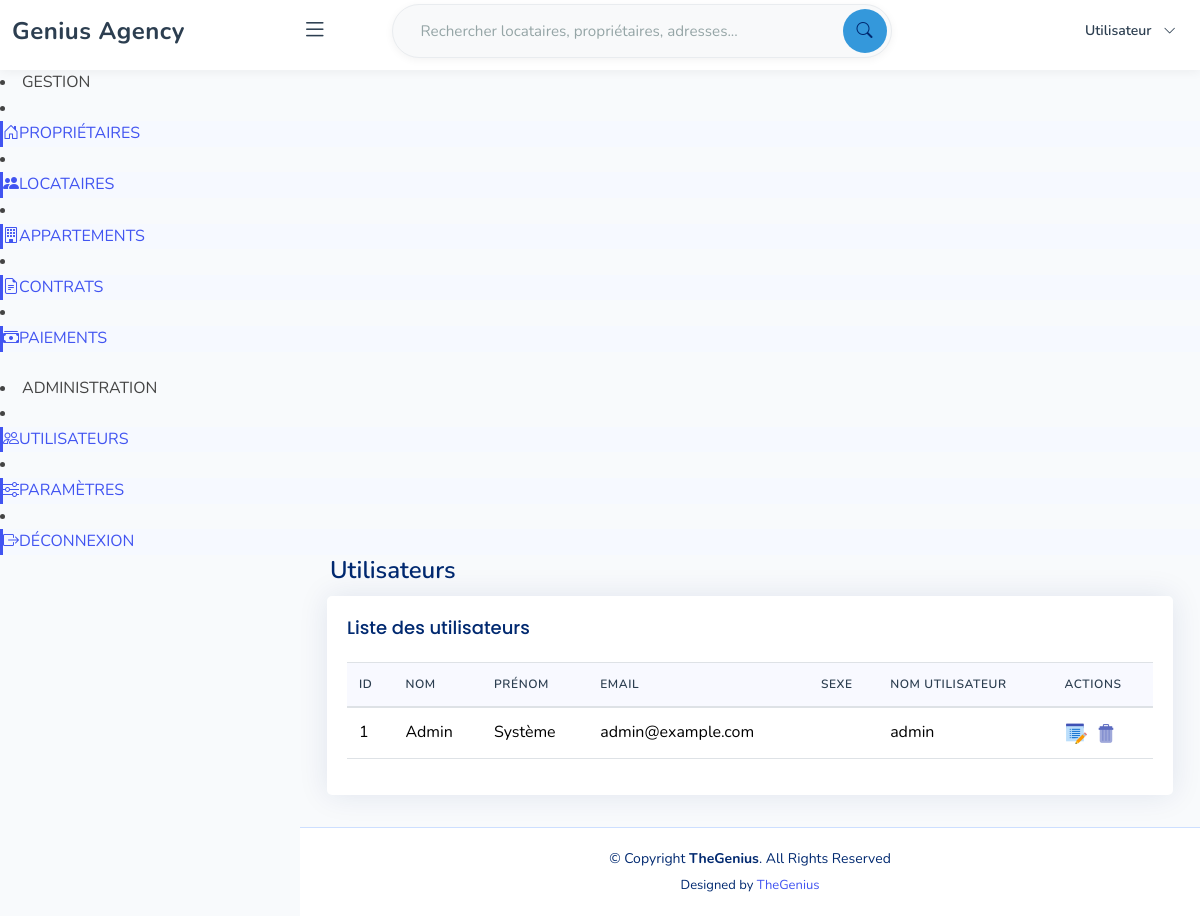
Page /pages/liste_utilisateur.php on the earlier database version.
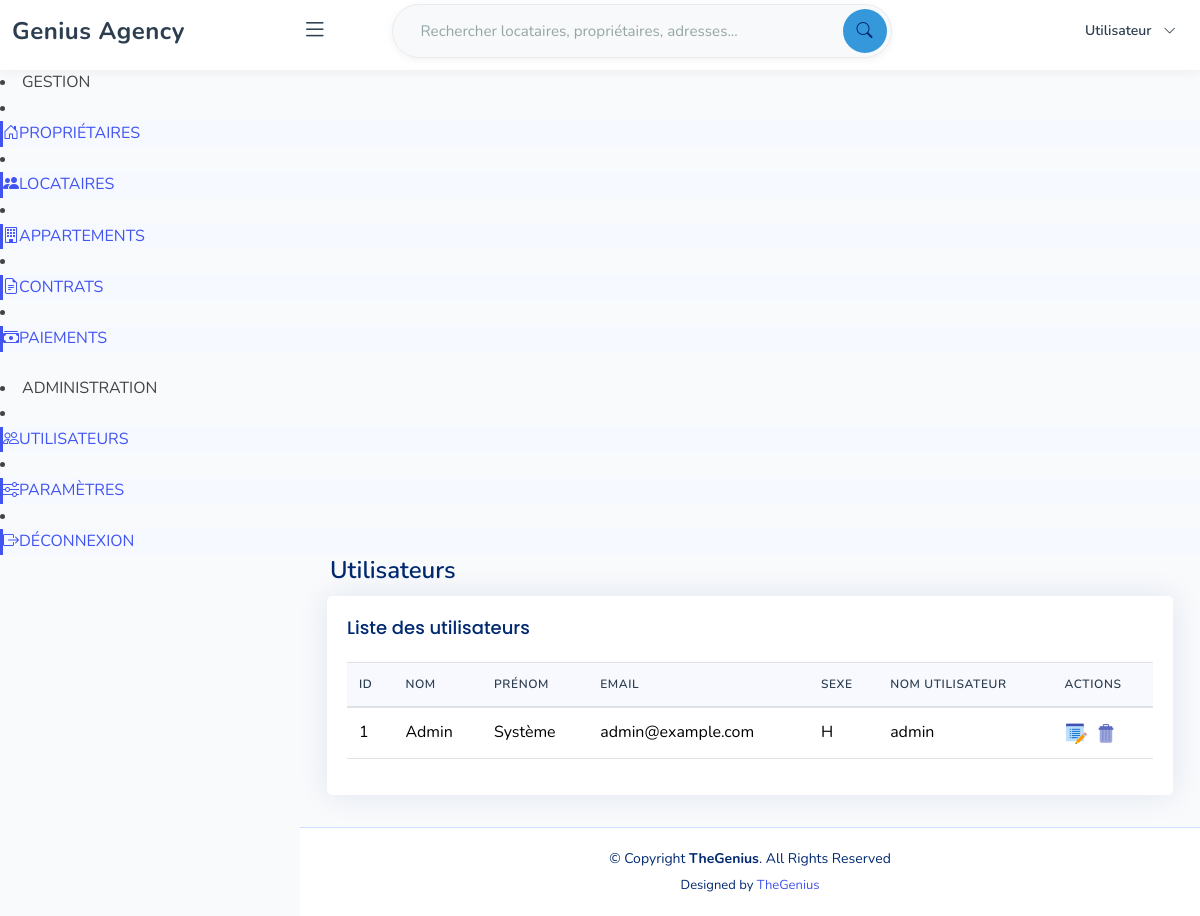
Same page on the later database version.
### tables this page shows
CREATE TABLE utilisateurs (
    id INT NOT NULL AUTO_INCREMENT,
    nom VARCHAR(100),
    prenom VARCHAR(100),
    email VARCHAR(150),
    sexe ENUM('H', 'F', 'Autre') NOT NULL DEFAULT 'Autre',
    nomutilisateur VARCHAR(100) UNIQUE,
    motdepasse VARCHAR(255),
    role ENUM('admin', 'gestionnaire') DEFAULT 'gestionnaire',
    PRIMARY KEY (id)
);

### classes/Auto.php (called while the page is built, shortened)
<?php
class Charge
{
    public static function urhc($klasla)
    {
        $klasla = str_replace(__NAMESPACE__.'\\','', $klasla);
        $chimen = __DIR__.'/'.$klasla.'.php';
    }
}

### classes/Database.php (called while the page is built, shortened)
<?php
class Database
{
    private static $host = 'localhost';
    private static $dbname = 'location_appartement';
    private static $user = 'root';
    private static $password = '';
    private static $pdo = null;
    public static function connect()
    {
        if (self::$pdo === null) {
            try {
                self::$pdo = new PDO(
                    "mysql:host=" . self::$host . ";dbname=" . self::$dbname . ";charset=utf8",
                    self::$user,
                    self::$password
                );
                self::$pdo->setAttribute(PDO::ATTR_ERRMODE, PDO::ERRMODE_EXCEPTION);
                self::$pdo->setAttribute(PDO::ATTR_DEFAULT_FETCH_MODE, PDO::FETCH_ASSOC);
            } catch (PDOException $e) {
                die("Erreur de connexion : " . $e->getMessage());
            }
        }
        return self::$pdo;
    }
}

### classes/Utilisateur.php (called while the page is built, shortened)
<?php
require_once 'Database.php';
class Utilisateur {
    private $pdo;
    public function __construct($id = null, $nom = '', $prenom = '', $email = '', $username = '', $motDePasse = '', $role = '') {
        $this->pdo = Database::connect();
    }
    public function getAll() {
        $stmt = $this->pdo->query("SELECT * FROM utilisateurs");
        return $stmt->fetchAll(PDO::FETCH_ASSOC);
    }
}
?>

### pages/liste_utilisateur.php (the view, shortened to what this page needs)
<?php
require_once '../classes/Auto.php';
$utilisateurObj = new Utilisateur();
$users = $utilisateurObj->getAll();
?>
<!DOCTYPE html>
<html lang="en">
<?php include("../pages/head.php"); ?>
<body>
<?php include("../pages/header.php"); ?>
<?php include("../pages/menu.php"); ?>
<main id="main" class="main">
    <div class="pagetitle">
      <h1>Utilisateurs</h1>
    </div>
    <section class="section">
      <div class="row">
        <div class="col-lg-12">
          <div class="card">
            <div class="card-body">
              <h5 class="card-title">Liste des utilisateurs</h5>
              <table class="table datatable">
                <thead>
                  <tr>
                    <th>ID</th>
                    <th>Nom</th>
                    <th>Prénom</th>
                    <th>Email</th>
                    <th>Sexe</th>
                    <th>Nom Utilisateur</th>
                    <th>Actions</th>
                  </tr>
                </thead>
                <tbody>
                  <?php foreach ($users as $utilisateur): ?>
                    <tr>
                      <td><?= htmlspecialchars($utilisateur['id']) ?></td>
                      <td><?= htmlspecialchars($utilisateur['nom']) ?></td>
                      <td><?= htmlspecialchars($utilisateur['prenom']) ?></td>
                      <td><?= htmlspecialchars($utilisateur['email']) ?></td>
                      <td><?= htmlspecialchars($utilisateur['sexe']) ?></td>
                      <td><?= htmlspecialchars($utilisateur['nomutilisateur']) ?></td>
                      <td>
                        <a href="modifier_utilisateur.php?id=<?= $utilisateur['id'] ?>"><img src="../assets/icons/edit.png" alt="Edit"></a>
                        <a href="?delete=<?= $utilisateur['id'] ?>" onclick="return confirm('Confirmer la suppression ?')"><img src="../assets/icons/delete.png" alt="Delete"></a>
                      </td>
                    </tr>
                  <?php endforeach; ?>
                </tbody>
              </table>
            </div>
          </div>
        </div>
      </div>
    </section>
</main>
<?php include("../pages/footer.php"); ?>
</body>
</html>

Differences in the rows shown:
changed utilisateurs "Admin": sexe (not shown) → "H"
